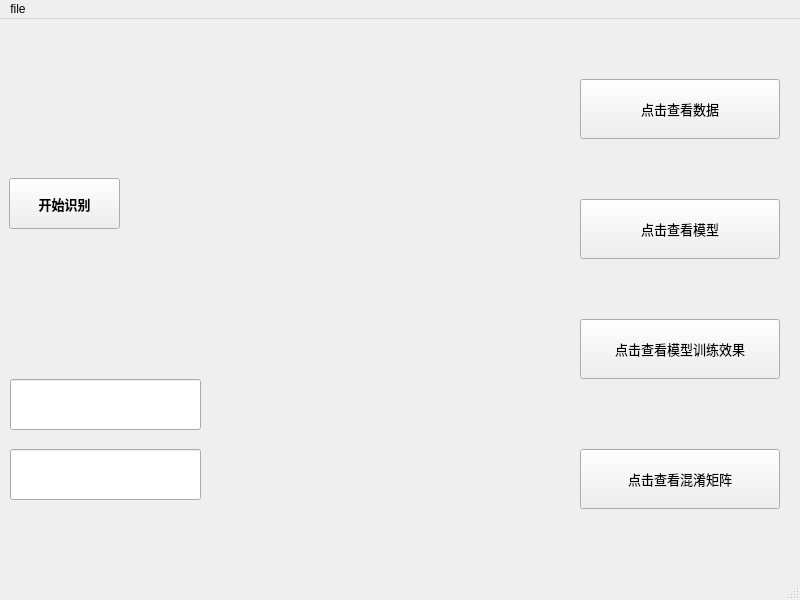
<?xml version="1.0" encoding="UTF-8"?>
<ui version="4.0">
 <class>MainWindow</class>
 <widget class="QMainWindow" name="MainWindow">
  <property name="geometry">
   <rect>
    <x>0</x>
    <y>0</y>
    <width>800</width>
    <height>600</height>
   </rect>
  </property>
  <property name="windowTitle">
   <string>MainWindow</string>
  </property>
  <widget class="QWidget" name="centralwidget">
   <widget class="QPushButton" name="pushButton">
    <property name="geometry">
     <rect>
      <x>9</x>
      <y>159</y>
      <width>111</width>
      <height>51</height>
     </rect>
    </property>
    <property name="font">
     <font>
      <family>Arial Black</family>
      <pointsize>10</pointsize>
      <weight>75</weight>
      <bold>true</bold>
     </font>
    </property>
    <property name="text">
     <string>开始识别</string>
    </property>
   </widget>
   <widget class="QLineEdit" name="lineEdit">
    <property name="geometry">
     <rect>
      <x>10</x>
      <y>360</y>
      <width>191</width>
      <height>51</height>
     </rect>
    </property>
   </widget>
   <widget class="QLabel" name="label">
    <property name="geometry">
     <rect>
      <x>160</x>
      <y>10</y>
      <width>411</width>
      <height>321</height>
     </rect>
    </property>
    <property name="text">
     <string/>
    </property>
    <property name="scaledContents">
     <bool>true</bool>
    </property>
   </widget>
   <widget class="QLineEdit" name="lineEdit_2">
    <property name="geometry">
     <rect>
      <x>10</x>
      <y>430</y>
      <width>191</width>
      <height>51</height>
     </rect>
    </property>
   </widget>
   <widget class="QPushButton" name="pushButton_2">
    <property name="geometry">
     <rect>
      <x>580</x>
      <y>60</y>
      <width>200</width>
      <height>60</height>
     </rect>
    </property>
    <property name="font">
     <font>
      <family>Arial Rounded MT Bold</family>
      <pointsize>10</pointsize>
     </font>
    </property>
    <property name="text">
     <string>点击查看数据</string>
    </property>
   </widget>
   <widget class="QPushButton" name="pushButton_3">
    <property name="geometry">
     <rect>
      <x>580</x>
      <y>180</y>
      <width>200</width>
      <height>60</height>
     </rect>
    </property>
    <property name="font">
     <font>
      <family>Arial Rounded MT Bold</family>
      <pointsize>10</pointsize>
     </font>
    </property>
    <property name="text">
     <string>点击查看模型</string>
    </property>
   </widget>
   <widget class="QPushButton" name="pushButton_4">
    <property name="geometry">
     <rect>
      <x>580</x>
      <y>300</y>
      <width>200</width>
      <height>60</height>
     </rect>
    </property>
    <property name="font">
     <font>
      <family>Arial Rounded MT Bold</family>
      <pointsize>10</pointsize>
     </font>
    </property>
    <property name="text">
     <string>点击查看模型训练效果</string>
    </property>
   </widget>
   <widget class="QPushButton" name="pushButton_5">
    <property name="geometry">
     <rect>
      <x>580</x>
      <y>430</y>
      <width>200</width>
      <height>60</height>
     </rect>
    </property>
    <property name="font">
     <font>
      <family>Arial Rounded MT Bold</family>
      <pointsize>10</pointsize>
     </font>
    </property>
    <property name="text">
     <string>点击查看混淆矩阵</string>
    </property>
   </widget>
  </widget>
  <widget class="QMenuBar" name="menubar">
   <property name="geometry">
    <rect>
     <x>0</x>
     <y>0</y>
     <width>800</width>
     <height>21</height>
    </rect>
   </property>
   <widget class="QMenu" name="menu">
    <property name="title">
     <string>file</string>
    </property>
    <addaction name="actionopen"/>
   </widget>
   <addaction name="menu"/>
  </widget>
  <widget class="QStatusBar" name="statusbar"/>
  <action name="actionopen">
   <property name="text">
    <string>open</string>
   </property>
  </action>
 </widget>
 <resources/>
 <connections/>
</ui>
